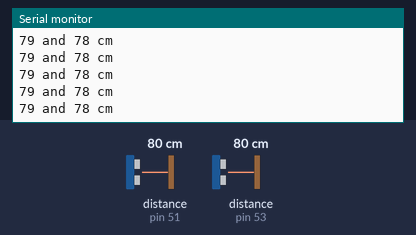
This sketch was run on a simulated Arduino Mega 2560, built with avr-gcc and run on an emulated ATmega2560. Shown: the last lines printed to the serial monitor. Wiring (inferred from the names in the program): 2 × ultrasonic range finder: trigger pin 50, echo pin 51 / trigger pin 52, echo pin 53. Inputs (shaded band) come from the test bench; at power-on: distance to the obstacle (sensors on pin 51, pin 53) 80 cm. The echo pulse lasts 58.3 µs per cm.

Above: at 1.2 s.
1.3 s: distance to the obstacle (sensor on pin 51) set to 60 cm
At 1.34 s:
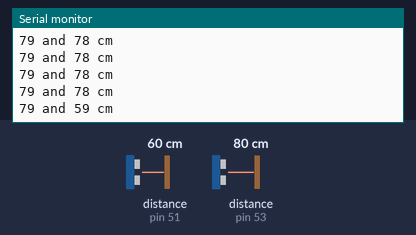
4.3 s: distance to the obstacle (sensor on pin 53) set to 2 cm
At 4.4 s:
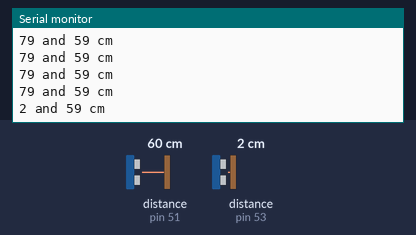
5.8 s: distance to the obstacle (sensor on pin 51) set to 120 cm
At 5.87 s:
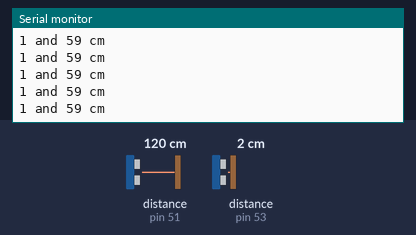
8.8 s: distance to the obstacle (sensor on pin 53) set to 120 cm
At 8.91 s:
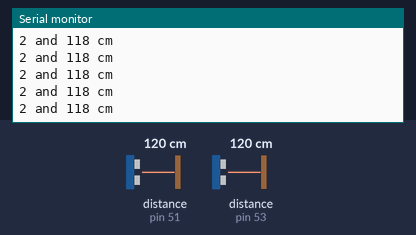
Timing chart, 0 to 11.8 s (numbered marks = the images above; inputs shaded):
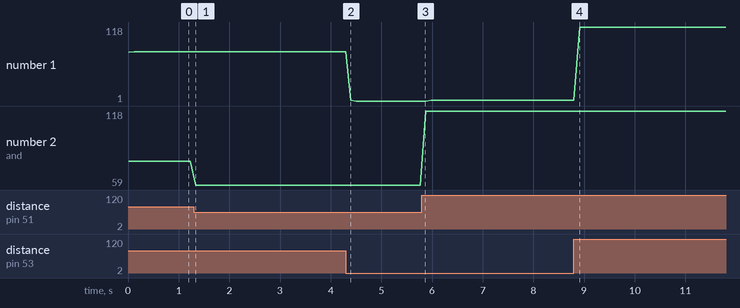

Measured:
- after the input at 1.3 s, the serial monitor: prints a new line at once (image 1)
- after the input at 4.3 s, the serial monitor: prints a new line after 0.10 s (image 2)
- plotted number 1: 79 → 1 after the input at 4.3 s
- plotted number 2: 78 → 59 after the input at 1.3 s, 59 → 118 after the input at 5.8 s

The sketch:

ultrasonic_test.ino
```cpp
//ultrasonic sensor
const int trigPin = 52;
const int echoPin = 53;
const int trigPin2 = 50;
const int echoPin2 = 51;
long duration1;
int distance1;
long duration2;
int distance2;

//not reliable for distances lower than 3cm
void setup()
{
      //ultra sonic
      pinMode(trigPin, OUTPUT); // Sets the trigPin as an Output
      pinMode(echoPin, INPUT); // Sets the echoPin as an Input
      pinMode(trigPin2, OUTPUT); // Sets the trigPin as an Output
      pinMode(echoPin2, INPUT); // Sets the echoPin as an Input

      Serial.begin(9600);
}

void loop()
{
      digitalWrite(trigPin, LOW);
      delayMicroseconds(2);
      // Sets the trigPin on HIGH state_machine for 10 micro seconds
      digitalWrite(trigPin, HIGH);
      delayMicroseconds(10);
      digitalWrite(trigPin, LOW);

      // Reads the echoPin, returns the sound wave travel time in microseconds
      duration1 = pulseIn(echoPin, HIGH);

      digitalWrite(trigPin2, LOW);
      delayMicroseconds(2);
      // Sets the trigPin on HIGH state for 10 micro seconds
      digitalWrite(trigPin2, HIGH);
      delayMicroseconds(10);
      digitalWrite(trigPin2, LOW);
      duration2 = pulseIn(echoPin2, HIGH);
      // Calculating the distance
      distance1= duration1*0.034/2;
      distance2= duration2*0.034/2;
      Serial.print(distance1);
      Serial.print(" and ");
      Serial.print(distance2);
      Serial.println(" cm");


      delay(100);
}
```
